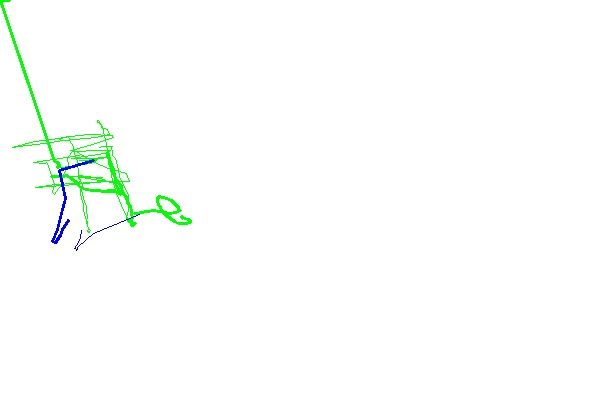
#> input picture saved_notes/1.jpg, 600 x 400 px, given in place of the camera
$ python main.py
#> lines starting #> are read from the running program, lines starting #| are printed output that depends on the picture; after the words box and inside, x2 and y2 are one past the last pixel; in counts of white or black regions, pixels touching at a corner belong together
import capture
import cv2
import numpy as np

# REGION OF INTEREST
xend = 0.3 #0.5
yend= 0.85 #0.75
resy = 600
resx = 400

full = False

if __name__ == "__main__":
    camera = cv2.VideoCapture(0, cv2.CAP_DSHOW)
    bgModel = None
    canvas = 255 * np.ones(shape=[resx, resy, 3], dtype=np.uint8)
    extTop = (0,0)

    while camera.isOpened():
        _, frame = camera.read()
#> frame is the input picture: shape (400, 600, 3); mean B, G, R 252.2, 254.1, 251.8
        frame = cv2.flip(frame, 1)
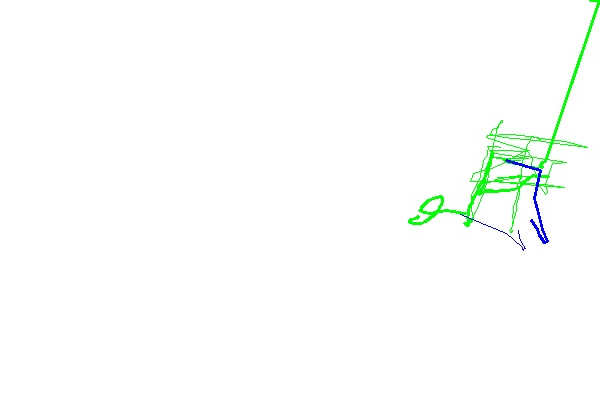
#> frame: shape (400, 600, 3); mean B, G, R 252.2, 254.1, 251.8
        if not full:
            cv2.rectangle(frame, (int(xend * frame.shape[1]), 0), (frame.shape[1], int(yend * frame.shape[0])), (255, 0, 0), 2)
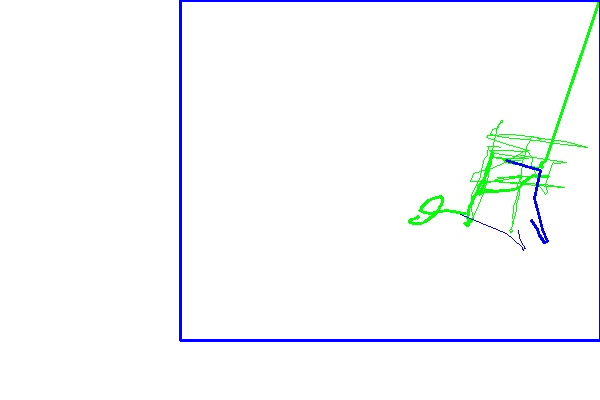
#> frame: shape (400, 600, 3); 1.44% of pixels changed, all inside (x1, y1, x2, y2) = (179, 0, 600, 342)
        else:
            cv2.rectangle(frame, (int(frame.shape[1]), 0), (frame.shape[1], int(frame.shape[0])), (255, 0, 0), 2)
        cv2.imshow('original', frame)

        if bgModel:
            removed = capture.removeBG(frame, bgModel)
            if not full:
                cropped = removed[0:int(yend * frame.shape[0]), int(xend * frame.shape[1]):frame.shape[1]]
            else:
                cropped = removed[0:frame.shape[0], 0:frame.shape[1]]
            cv2.imshow('removed', cropped)

            thres = capture.image_process(cropped)
            contours, _ = cv2.findContours(thres, cv2.RETR_TREE, cv2.CHAIN_APPROX_SIMPLE)
            count, extTop, canvas = capture.find_max_contour(contours, cropped, canvas, extTop)
            # count = contours(thres, cropped)

            cv2.imshow("White Blank", canvas)

        k = cv2.waitKey(10)
#> (key Esc is pressed here)
        if k == 27:
            camera.release()
            cv2.destroyAllWindows()
            print("Exiting...")
            break
        elif k == ord('b'):
            bgModel = cv2.createBackgroundSubtractorMOG2(0, 50)
            print("Background captured")
        elif k == ord('s') and bgModel:
            print(count)
        elif k == ord('c'):
            canvas = 255 * np.ones(shape=[resx, resy, 3], dtype=np.uint8)
            print("Canvas cleared")

$ run again, on saved_notes/2.jpg
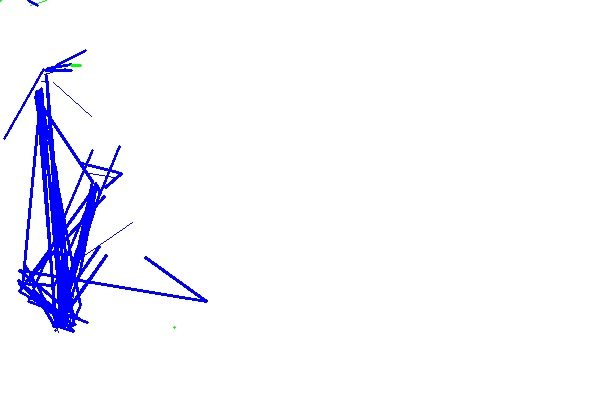
#> input picture saved_notes/2.jpg, 600 x 400 px, given in place of the camera
#> frame is the input picture: shape (400, 600, 3); mean B, G, R 253.5, 245.2, 245.1
#> `frame = cv2.flip(frame, 1)`:
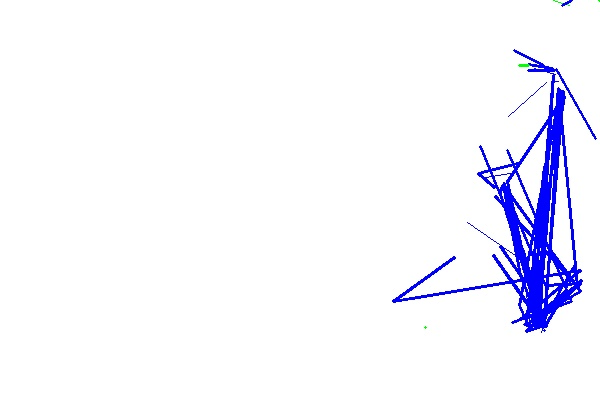
#> frame: shape (400, 600, 3); mean B, G, R 253.5, 245.2, 245.1
#> `cv2.rectangle(frame, (int(xend * frame.shape[1]), 0), (frame.shape[1],..`:
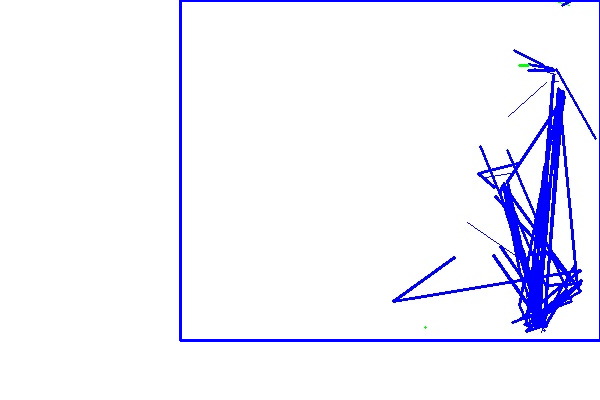
#> frame: shape (400, 600, 3); 1.44% of pixels changed, all inside (x1, y1, x2, y2) = (179, 0, 600, 342)

$ run again, on saved_notes/hello.jpg
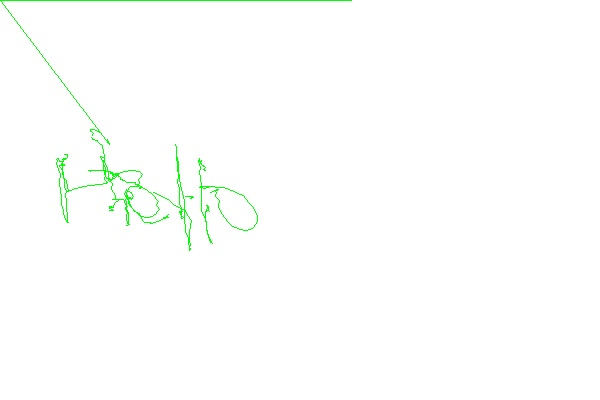
#> input picture saved_notes/hello.jpg, 600 x 400 px, given in place of the camera
#> frame is the input picture: shape (400, 600, 3); mean B, G, R 253, 254.5, 253
#> `frame = cv2.flip(frame, 1)`:
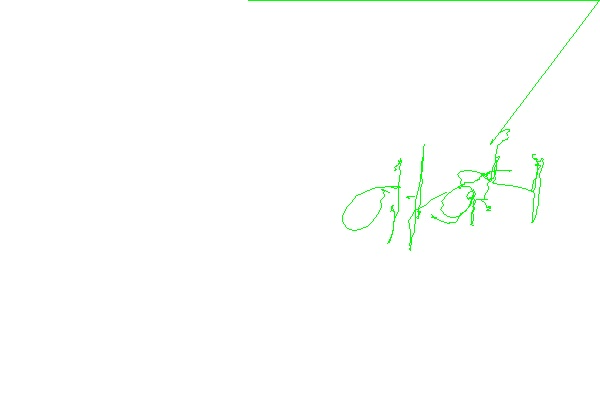
#> frame: shape (400, 600, 3); mean B, G, R 253, 254.5, 253
#> `cv2.rectangle(frame, (int(xend * frame.shape[1]), 0), (frame.shape[1],..`:
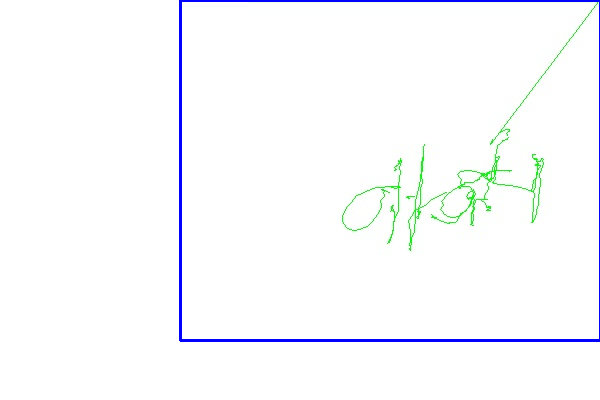
#> frame: shape (400, 600, 3); 1.44% of pixels changed, all inside (x1, y1, x2, y2) = (179, 0, 600, 342)
